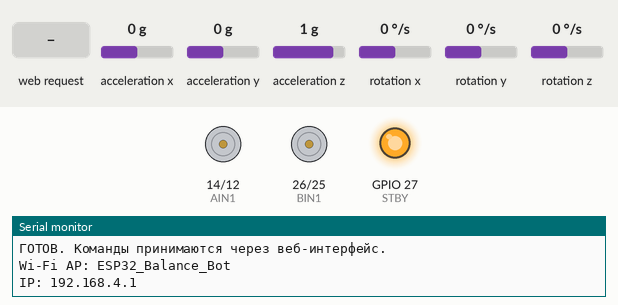
The sketch below on a simulated ESP32. On the bench: motor-driver pin pairs drawn as motors (green arrow = first pin HIGH = forward, orange = second pin HIGH = backward, longer = more drive, scaled by the enable pin, stopped while the standby pin is LOW), output pins drawn as LEDs (lit = HIGH), the last lines printed to the serial monitor. The test bench sets the inputs (shaded band); at power-on: rotation x 0 °/s, acceleration y 0 g, acceleration x 0 g, acceleration z 1 g, rotation y 0 °/s, rotation z 0 °/s.

Above: at 1.2 s.
1.3 s: HTTP request GET /cmd?val=1 received
At 2.5 s:
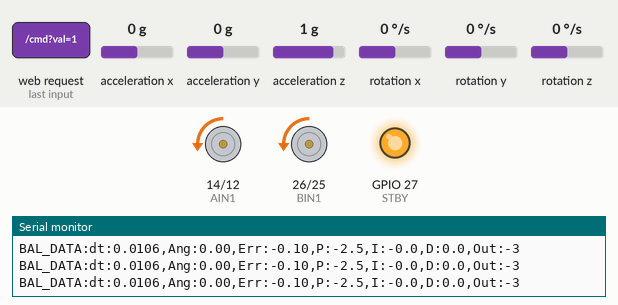
2.8 s: rotation x set to -192 °/s
At 4.4 s:
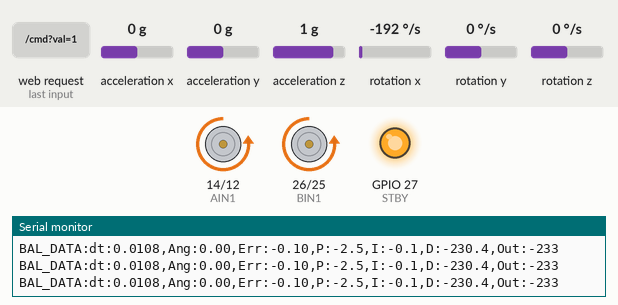
5.3 s: acceleration y set to -0.9 g
At 5.8 s:
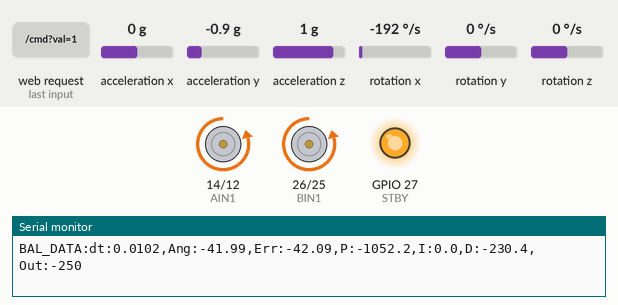
6.8 s: acceleration y set to -1.2 g
At 7.9 s:
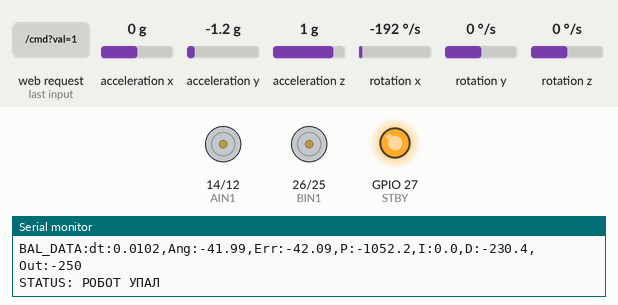
Timing chart, 0 to 9.8 s (numbered marks = the images above; inputs shaded):
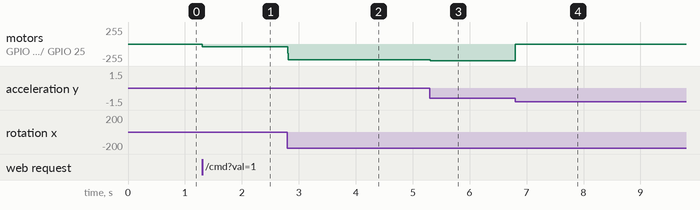

Measured:
- the behaviour switches between -1 and -1.1 g on acceleration y (found by bisection; images 3 and 4)
- after the input at 1.3 s, motor on GPIO 14 (AIN1) / GPIO 12 (AIN2), motor on GPIO 26 (BIN1) / GPIO 25 (BIN2): stopped → backward 41/255 at once
- after the input at 2.8 s, motor on GPIO 14 (AIN1) / GPIO 12 (AIN2), motor on GPIO 26 (BIN1) / GPIO 25 (BIN2): backward 41/255 → backward 234/255 at once, → backward 235/255 1.0 s later
- after the input at 5.3 s, motor on GPIO 14 (AIN1) / GPIO 12 (AIN2), motor on GPIO 26 (BIN1) / GPIO 25 (BIN2): backward 235/255 → backward 249/255 at once
- after the input at 6.8 s, motor on GPIO 14 (AIN1) / GPIO 12 (AIN2), motor on GPIO 26 (BIN1) / GPIO 25 (BIN2): backward 249/255 → stopped at once

The sketch:

main.ino
```cpp
#include <MPU6050_tockn.h>
#include <Wire.h>
#include <WiFi.h>
#include <WebServer.h>

MPU6050 mpu6050(Wire);
WebServer server(80);

// ========== НАСТРОЙКИ Wi-Fi ==========
const char* ssid = "ESP32_Balance_Bot";
const char* password = "12345678";

// --- ПИНЫ ---
const int PWMA = 13, AIN2 = 12, AIN1 = 14, STBY = 27, BIN1 = 26, BIN2 = 25, PWMB = 33;

// --- PWM ---
const int freq = 20000;
const int resolution = 8;

// --- PID (Базовые настройки) ---
float Kp = 25.0;
float Ki = 0.4;
float Kd = 1.2;

// --- УГОЛ ---
float targetAngle = 0.1;
float moveOffset = 0;

// --- ОГРАНИЧЕНИЯ ---
int maxSpeed = 250;

// --- ПЕРЕМЕННЫЕ ---
float angleFiltered = 0;
float error = 0;
float integral = 0;
float gyroRate = 0;
float output = 0;
float lastOutput = 0;
bool isBalancing = false;

// Высокоточный таймер на микросекундах
unsigned long lastTimeMicros = 0;
const unsigned long dt_us = 10000;

// ========== HTML СТРАНИЦА ==========
const char index_html[] PROGMEM = R"rawliteral(
<!DOCTYPE html>
<html lang="ru">
<head>
    <meta charset="UTF-8">
    <meta name="viewport" content="width=device-width, initial-scale=1.0, user-scalable=no">
    <title>Балансирующая система</title>
    <style>
        * { box-sizing: border-box; user-select: none; }
        body {
            font-family: 'Segoe UI', Arial, sans-serif;
            background: linear-gradient(135deg, #1a1a2e 0%, #16213e 100%);
            color: #eee;
            margin: 0;
            padding: 15px;
            min-height: 100vh;
        }
        .container { max-width: 550px; margin: 0 auto; }
        h1 { font-size: 22px; text-align: center; margin: 0 0 5px 0; color: #0f0; letter-spacing: 1px; }
        .subtitle { text-align: center; font-size: 11px; color: #ff0; margin-bottom: 25px; letter-spacing: 2px; }
        .card {
            background: rgba(0,0,0,0.6);
            backdrop-filter: blur(10px);
            border-radius: 12px;
            padding: 20px;
            margin-bottom: 15px;
            border: 1px solid #333;
        }
        .card-title {
            font-size: 14px;
            font-weight: bold;
            margin-bottom: 15px;
            padding-bottom: 8px;
            border-bottom: 2px solid #0f0;
            letter-spacing: 1px;
        }
        .param-desc {
            font-size: 11px;
            color: #888;
            margin-top: 5px;
            padding-left: 5px;
            border-left: 2px solid #0f0;
        }
        .sensor-item {
            background: rgba(0,0,0,0.5);
            border-radius: 8px;
            padding: 12px;
            text-align: center;
            margin-bottom: 10px;
        }
        .sensor-label { font-size: 11px; color: #aaa; margin-bottom: 5px; letter-spacing: 1px; }
        .sensor-value { font-size: 28px; font-weight: bold; font-family: monospace; }
        .slider-group { margin-bottom: 20px; }
        .slider-label {
            display: flex;
            justify-content: space-between;
            margin-bottom: 8px;
            font-size: 13px;
            font-weight: bold;
        }
        .slider-label span:last-child { color: #0f0; font-family: monospace; }
        input[type="range"] {
            width: 100%;
            height: 6px;
            -webkit-appearance: none;
            background: #333;
            border-radius: 3px;
        }
        input[type="range"]::-webkit-slider-thumb {
            -webkit-appearance: none;
            width: 20px;
            height: 20px;
            border-radius: 50%;
            background: #0f0;
            cursor: pointer;
        }
        .button-group {
            display: flex;
            flex-wrap: wrap;
            gap: 10px;
            margin-top: 10px;
        }
        button {
            background: #2a2a4a;
            border: 1px solid #0f0;
            color: #0f0;
            padding: 12px 20px;
            border-radius: 6px;
            font-size: 13px;
            cursor: pointer;
            font-weight: bold;
            flex: 1;
            letter-spacing: 1px;
        }
        button:active { transform: scale(0.98); background: #0f0; color: #000; }
        .btn-danger { border-color: #f00; color: #f00; }
        .btn-warning { border-color: #ff0; color: #ff0; }
        .status-led {
            display: inline-block;
            width: 10px;
            height: 10px;
            border-radius: 50%;
            margin-right: 8px;
        }
        .led-green { background: #0f0; box-shadow: 0 0 5px #0f0; animation: pulse 1s infinite; }
        .led-red { background: #f00; }
        @keyframes pulse { 0%, 100% { opacity: 1; } 50% { opacity: 0.5; } }
        hr { border-color: #333; margin: 15px 0; }
    </style>
</head>
<body>
<div class="container">
    <h1>БАЛАНСИРУЮЩАЯ СИСТЕМА</h1>
    <div class="subtitle">МОНИТОРИНГ И НАСТРОЙКА ПАРАМЕТРОВ ПИД</div>

    <div class="card">
        <div class="card-title">
            <div id="statusLed" class="status-led led-red"></div>
            <span id="statusText">ОСТАНОВЛЕН</span>
        </div>
        <div class="sensor-item">
            <div class="sensor-label">ТЕКУЩИЙ УГОЛ ОТКЛОНЕНИЯ</div>
            <div class="sensor-value"><span id="angle">0.0</span>°</div>
        </div>
        <div class="sensor-item">
            <div class="sensor-label">ВЫХОДНОЙ СИГНАЛ УПРАВЛЕНИЯ</div>
            <div class="sensor-value"><span id="output">0</span> PWM</div>
        </div>
    </div>

    <div class="card">
        <div class="card-title">КОЭФФИЦИЕНТЫ ПИД-РЕГУЛЯТОРА</div>

        <div class="slider-group">
            <div class="slider-label"><span>Пропорциональный (Kp) = <span id="kpVal">25.0</span></span><span>СИЛА ВОЗВРАТА</span></div>
            <input type="range" id="kpSlider" min="5" max="60" step="1" value="25" oninput="updateKp(this.value)">
            <div class="param-desc">Определяет силу противодействия наклону. При избытке возникает вибрация.</div>
        </div>

        <div class="slider-group">
            <div class="slider-label"><span>Интегральный (Ki) = <span id="kiVal">0.40</span></span><span>УСТРАНЕНИЕ СТАТИЧЕСКОЙ ОШИБКИ</span></div>
            <input type="range" id="kiSlider" min="0" max="2" step="0.05" value="0.4" oninput="updateKi(this.value)">
            <div class="param-desc">Компенсирует постоянный наклон и уход с точки. Избыток вызывает раскачку.</div>
        </div>

        <div class="slider-group">
            <div class="slider-label"><span>Дифференциальный (Kd) = <span id="kdVal">1.2</span></span><span>ДЕМПФИРОВАНИЕ</span></div>
            <input type="range" id="kdSlider" min="0" max="5" step="0.1" value="1.2" oninput="updateKd(this.value)">
            <div class="param-desc">Гасит колебания. Избыточное значение приводит к резким рывкам двигателей.</div>
        </div>

        <hr>

        <div class="slider-group">
            <div class="slider-label"><span>Смещение нуля (targetAngle) = <span id="targetVal">0.1</span>°</span><span>НУЛЕВАЯ ТОЧКА</span></div>
            <input type="range" id="targetSlider" min="-5.0" max="5.0" step="0.1" value="0.1" oninput="updateTarget(this.value)">
            <div class="param-desc">Компенсация физического дисбаланса конструкции (смещение центра масс).</div>
        </div>

        <div class="slider-group">
            <div class="slider-label"><span>Лимит ШИМ (MaxSpeed) = <span id="maxSpeedVal">250</span></span><span>ОГРАНИЧЕНИЕ МОЩНОСТИ</span></div>
            <input type="range" id="maxSpeedSlider" min="150" max="255" step="5" value="250" oninput="updateMaxSpeed(this.value)">
            <div class="param-desc">Аппаратное ограничение максимального заполнения ШИМ-сигнала.</div>
        </div>
    </div>

    <div class="card">
        <div class="card-title">РЕЖИМЫ РАБОТЫ</div>
        <div class="button-group">
            <button onclick="sendCmd('1')">ЗАПУСК</button>
            <button onclick="sendCmd('0')" class="btn-danger">ОСТАНОВ</button>
            <button onclick="sendCmd('X')" class="btn-warning">КАЛИБРОВКА ДАТЧИКА</button>
        </div>
    </div>
</div>

<script>
    function updateKp(val) {
        document.getElementById('kpVal').innerHTML = parseFloat(val).toFixed(1);
        fetch('/setpid?kp=' + val + '&ki=' + document.getElementById('kiSlider').value + '&kd=' + document.getElementById('kdSlider').value);
    }
    function updateKi(val) {
        document.getElementById('kiVal').innerHTML = parseFloat(val).toFixed(2);
        fetch('/setpid?kp=' + document.getElementById('kpSlider').value + '&ki=' + val + '&kd=' + document.getElementById('kdSlider').value);
    }
    function updateKd(val) {
        document.getElementById('kdVal').innerHTML = parseFloat(val).toFixed(1);
        fetch('/setpid?kp=' + document.getElementById('kpSlider').value + '&ki=' + document.getElementById('kiSlider').value + '&kd=' + val);
    }
    function updateTarget(val) {
        document.getElementById('targetVal').innerHTML = parseFloat(val).toFixed(1);
        fetch('/settarget?val=' + val);
    }
    function updateMaxSpeed(val) {
        document.getElementById('maxSpeedVal').innerHTML = val;
        fetch('/setmaxspeed?val=' + val);
    }
    function sendCmd(cmd) {
        fetch('/cmd?val=' + cmd);
        if(cmd === '1') {
            document.getElementById('statusText').innerHTML = 'БАЛАНСИРОВКА';
            document.getElementById('statusLed').className = 'status-led led-green';
        }
        if(cmd === '0') {
            document.getElementById('statusText').innerHTML = 'ОСТАНОВЛЕН';
            document.getElementById('statusLed').className = 'status-led led-red';
        }
    }
    function updateData() {
        fetch('/data')
            .then(response => response.json())
            .then(data => {
                document.getElementById('angle').innerHTML = data.angle.toFixed(1);
                document.getElementById('output').innerHTML = Math.abs(data.output);
                if(data.balancing) {
                    document.getElementById('statusText').innerHTML = 'БАЛАНСИРОВКА';
                    document.getElementById('statusLed').className = 'status-led led-green';
                } else {
                    document.getElementById('statusText').innerHTML = 'ОСТАНОВЛЕН';
                    document.getElementById('statusLed').className = 'status-led led-red';
                }
            });
    }
    setInterval(updateData, 100);
</script>
</body>
</html>
)rawliteral";

// ========== ОБРАБОТЧИКИ WEB-ЗАПРОСОВ ==========
void handleRoot() { server.send(200, "text/html", index_html); }

void handleCommand() {
  if (server.hasArg("val")) {
    String cmd = server.arg("val");
    char c = cmd.charAt(0);

    if (c == 'X' || c == 'x') calibrateMPU();
    else if (c == '1') {
      isBalancing = true;
      Serial.println("РОБОТ НАЧАЛ РАБОТУ (WEB)");
    }
    else if (c == '0') {
      isBalancing = false;
      drive(0);
      Serial.println("STOP (WEB)");
    }
    else if (c == 'F' || c == 'f') { moveOffset = -1.0; }
    else if (c == 'B' || c == 'b') { moveOffset = 1.0; }
    else if (c == 'S' || c == 's') { moveOffset = 0; }
    server.send(200, "text/plain", "OK");
  }
}

void handleSetPID() {
  if (server.hasArg("kp")) { Kp = server.arg("kp").toFloat(); }
  if (server.hasArg("ki")) { Ki = server.arg("ki").toFloat(); }
  if (server.hasArg("kd")) { Kd = server.arg("kd").toFloat(); }
  Serial.print("PID: Kp="); Serial.print(Kp);
  Serial.print(" Ki="); Serial.print(Ki);
  Serial.print(" Kd="); Serial.println(Kd);
  server.send(200, "text/plain", "OK");
}

void handleSetTarget() {
  if (server.hasArg("val")) {
    targetAngle = server.arg("val").toFloat();
    Serial.print("Целевой угол: ");
    Serial.println(targetAngle);
  }
  server.send(200, "text/plain", "OK");
}

void handleSetMaxSpeed() {
  if (server.hasArg("val")) {
    maxSpeed = server.arg("val").toInt();
    Serial.print("MaxSpeed: ");
    Serial.println(maxSpeed);
  }
  server.send(200, "text/plain", "OK");
}

void handleData() {
  String json = "{\"angle\":" + String(angleFiltered) +
                ",\"output\":" + String(abs(output)) +
                ",\"balancing\":" + String(isBalancing ? "true" : "false") + "}";
  server.send(200, "application/json", json);
}

// ========== SETUP ==========
void setup() {
  Serial.begin(115200);
  Wire.begin(21, 22);

  pinMode(AIN1, OUTPUT); pinMode(AIN2, OUTPUT);
  pinMode(BIN1, OUTPUT); pinMode(BIN2, OUTPUT);
  pinMode(STBY, OUTPUT); digitalWrite(STBY, HIGH);

  ledcAttach(PWMA, freq, resolution);
  ledcAttach(PWMB, freq, resolution);

  mpu6050.begin();

  WiFi.softAP(ssid, password);
  server.on("/", handleRoot);
  server.on("/cmd", handleCommand);
  server.on("/setpid", handleSetPID);
  server.on("/settarget", handleSetTarget);
  server.on("/setmaxspeed", handleSetMaxSpeed);
  server.on("/data", handleData);
  server.begin();

  Serial.println("ГОТОВ. Команды принимаются через веб-интерфейс.");
  Serial.print("Wi-Fi AP: "); Serial.println(ssid);
  Serial.print("IP: "); Serial.println(WiFi.softAPIP());
}

// ========== УПРАВЛЕНИЕ МОТОРАМИ ==========
void drive(int speed) {
  if (!isBalancing) {
    ledcWrite(PWMA, 0);
    ledcWrite(PWMB, 0);
    return;
  }

  speed = constrain(speed, -255, 255);

  if (speed > 0) {
    digitalWrite(AIN1, HIGH);
    digitalWrite(AIN2, LOW);
    digitalWrite(BIN1, HIGH);
    digitalWrite(BIN2, LOW);
  } else {
    digitalWrite(AIN1, LOW);
    digitalWrite(AIN2, HIGH);
    digitalWrite(BIN1, LOW);
    digitalWrite(BIN2, HIGH);
  }

  int pwm = abs(speed);

  if (pwm > 0) {
    pwm = map(pwm, 0, 255, 40, 255);
  }

  ledcWrite(PWMA, constrain(pwm, 0, 255));
  ledcWrite(PWMB, constrain(pwm, 0, 255));
}

// ========== КАЛИБРОВКА ==========
void calibrateMPU() {
  Serial.println("КАЛИБРОВКА... НЕ ДВИГАЙ РОБОТА");
  delay(2000);
  mpu6050.calcGyroOffsets(true);
  angleFiltered = 0;
  integral = 0;
  lastOutput = 0;
  Serial.println("КАЛИБРОВКА ЗАВЕРШЕНА");
}

// ========== LOOP ==========
void loop() {
  server.handleClient();

  unsigned long now = micros();
  if (now - lastTimeMicros >= dt_us) {
    float dt = (now - lastTimeMicros) / 1000000.0;
    lastTimeMicros = now;

    mpu6050.update();

    float angle = mpu6050.getAngleX();
    float rawGyro = mpu6050.getGyroX();

    angleFiltered = angle;
    gyroRate = rawGyro;

    if (!isBalancing) {
      return;
    }

    if (abs(angleFiltered) > 45) {
      isBalancing = false;
      drive(0);
      Serial.println("STATUS: РОБОТ УПАЛ");
      return;
    }

    // ---------------- PID ----------------
    error = angleFiltered - targetAngle;

    if (abs(error) < 5) integral += error * dt;
    else integral = 0;
    integral = constrain(integral, -100, 100);

    float p_term = Kp * error;
    float i_term = Ki * integral;
    float d_term = Kd * gyroRate;

    output = p_term + i_term + d_term;

    if (abs(error) > 8) {
      output += 35 * (error > 0 ? 1 : -1);
    }

    output = constrain(output, -250, 250);

    float maxChange = 120;
    if (output > lastOutput + maxChange) output = lastOutput + maxChange;
    if (output < lastOutput - maxChange) output = lastOutput - maxChange;
    lastOutput = output;

    // --- ОТЛАДОЧНЫЙ ЛОГ ---
    Serial.print("BAL_DATA:");
    Serial.print("dt:"); Serial.print(dt, 4);
    Serial.print(",Ang:"); Serial.print(angleFiltered, 2);
    Serial.print(",Err:"); Serial.print(error, 2);
    Serial.print(",P:"); Serial.print(p_term, 1);
    Serial.print(",I:"); Serial.print(i_term, 1);
    Serial.print(",D:"); Serial.print(d_term, 1);
    Serial.print(",Out:"); Serial.println(output, 0);

    drive((int)output);
  }
}
```
